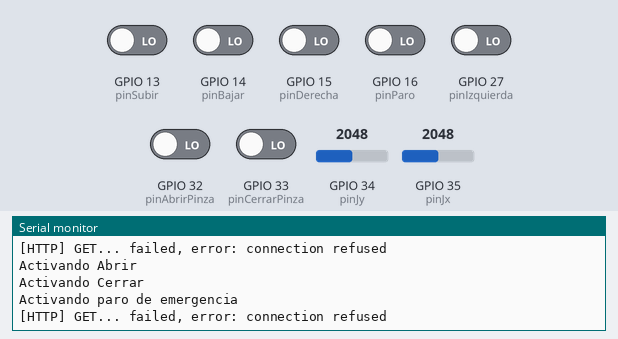
Recording of a sketch running on a simulated ESP32. Parts: the last lines printed to the serial monitor. The inputs (shaded band) are chosen by the test bench; at power-on: GPIO 13 (pinSubir), GPIO 14 (pinBajar), GPIO 15 (pinDerecha), GPIO 16 (pinParo), GPIO 27 (pinIzquierda), GPIO 32 (pinAbrirPinza), GPIO 33 (pinCerrarPinza) LOW, GPIO 34 (pinJy) = 2048, GPIO 35 (pinJx) = 2048. WiFi joins after 1.5 s; servers stay silent unless stated.

Above: at 2.7 s.
2.8 s: GPIO 34 (pinJy) set to 2866
At 4.5 s:
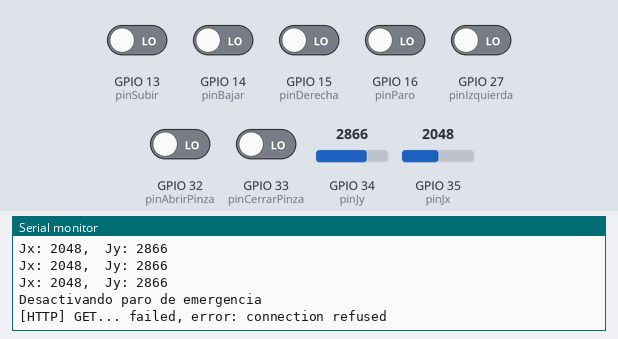
5.0 s: GPIO 13 (pinSubir) driven HIGH
At 5.16 s:
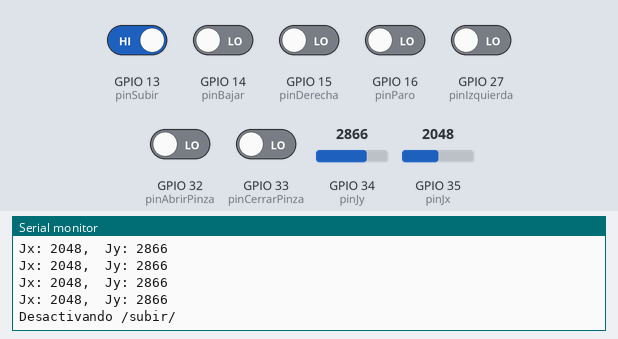
6.5 s: GPIO 14 (pinBajar) driven HIGH
At 6.66 s:
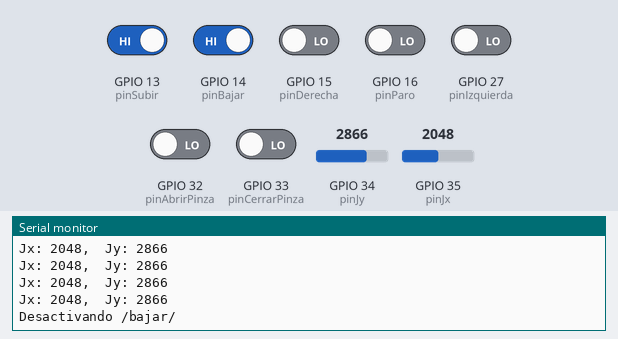
8.0 s: GPIO 15 (pinDerecha) driven HIGH
At 8.16 s:
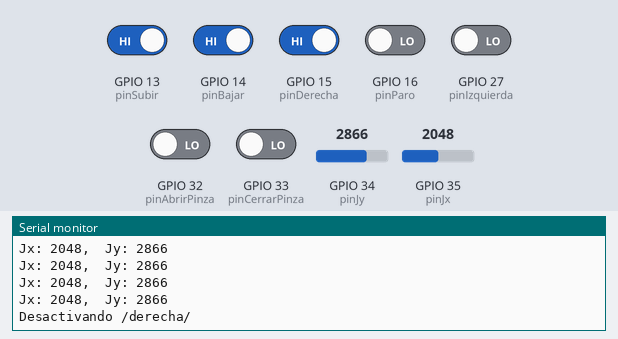

The sketch:

Grua_ControlPad.ino
```cpp
/* Este programa lee los botones y el joystick del Joystick Shield para controlar la grúa.


 Los números de pin corresponden con el número de GPIO en el WROOOM (morados en el pinOut),
que corresponde con la etiqueta en la tablilla (D13 = GPIO13, etc.)

Los pines digitales en el Joystick Shield (no etiquetados) tienen la siguiente configuración
  A
D   B
  C

Su conexión al ESP32 WROOM es la siguiente
 F  E   D  C  B   A
 A: 13
 B: 15
 C: 14
 D: 27
 E: 33
 F: 32

 X: 35
 Y: 34
 K: No conectado, es el botón del joystick.

  Los botones del joystick shield tienen resistencias pull-up, por lo tanto son activos en bajo.
 El pin 12 no se utilizó como GPIO pues debe estar en LOW en el arranque, y los botones tienen resistencias pull-up incorporadas.
 Se saltó el 12 y se usó el 15.

 El programa es para un ESP-WROM-32.
 + Placa:  ESP32 Arduino -> ESP32 Dev Module.

  NOTA: (Para usar la tarjeta hay que instalar las librerías manualmente).
*/

#include <WiFi.h>
#include <HTTPClient.h>

const char* ssid = "GomezTorres";
const char* password = "lucy1nthesky";

String serverNameV = "http://192.168.1.69"; // Dirección del ESP para el movimiento vertical
String serverNameH = "http://192.168.1.70"; // Dirección del ESP para el movimiento horizontal

HTTPClient http;


int pinSubir = 13; //C
int pinBajar = 14; //A

int pinIzquierda = 27; //D
int pinDerecha = 15;  //B

int pinParo = 16; // K

int pinDAC1 = 25;
int pinDAC2 = 26;

int pinAbrirPinza = 32; //
int pinCerrarPinza = 33; //

int pinJx = 35;
int pinJy = 34;

int Jx_Centro = 1850;
int Jy_Centro = 1870;

int umbralLecturaJoystick = 250;


boolean flagSubiendo = false, flagBajando = false;
boolean flagMoviendoIzq = false, flagMoviendoDer = false;
boolean flagAbriendo = false, flagCerrando = false;
boolean flagParo = false;

unsigned long tiempoUltimaPulsacionParo = 0;
unsigned long umbralLecturaParo =  1000; // El botón de paro se leerá cada 1000 ms.
unsigned int delayLoop = 5; // Procurar que la frecuencia del Pad sea el doble que la de la lectura en los módulos de movimiento.
unsigned int delayRequestParada = 5;

#define comActiva 1
#define comVerbose 1

void setup()
{
  Serial.begin(115200);

  pinMode(pinSubir, INPUT);
  pinMode(pinBajar, INPUT);
  pinMode(pinIzquierda, INPUT);
  pinMode(pinDerecha, INPUT);

  pinMode(pinCerrarPinza, INPUT);
  pinMode(pinAbrirPinza, INPUT);

  pinMode(pinParo, INPUT);


  http.setConnectTimeout(500); //Tiempo en milisegundos.

  WiFi.begin(ssid, password);

  Serial.println("Connecting");
  while(WiFi.status() != WL_CONNECTED)
  {
    delay(500);
    Serial.print(".");
  }

  Serial.println("");
  Serial.print("Connected to WiFi network with IP Address: ");
  Serial.println(WiFi.localIP());

  #if comActiva
  Serial.println("La comunicación WiFi está activa, se enviarán peticiones Http a la Grúa.");
  #else
  Serial.println("La comunicación WiFi está inactiva (Modo de Pruebas), NO se enviarán peticiones Http a la Grúa.");
  #endif
}

void loop()
{
  leerBotones();
  leerJoystick();

  delay(delayLoop);
}

void httpRequest(String serverPath)
{
  //int umbralIntentos = 5;
  //int contIntentos = 0;
  if(WiFi.status()== WL_CONNECTED)
  {
    int httpResponseCode;
                      // IP + path
    if(http.begin(serverPath.c_str() ) )
    {
      http.setConnectTimeout(500);

      //do
      //{
        // Enviar la petición http.
      httpResponseCode = http.GET();

        //contIntentos++;
      //} while(httpResponseCode < 0 || contIntentos < umbralIntentos);

      #if comVerbose
      if(httpResponseCode > 0)
      {
        String payload = http.getString();
        Serial.println(payload);
      }
      else
      {
        //Serial.print("HTTP GET error ");
        //Serial.println(http.errorToString(httpResponseCode).c_str());
        Serial.printf("[HTTP] GET... failed, error: %s\n", http.errorToString(httpResponseCode).c_str());
      }
      #endif

      http.end();
    }
    else
    {
      Serial.println("HTTP unable to connect");
    }
  }
  else{
    Serial.println("No hay conexión");
  }
}

void leerBotones()
{
  // Los botones tienen resistencias pull-up, por lo tanto están activos en Bajo.

  int subir = digitalRead(pinSubir);
  int bajar = digitalRead(pinBajar);
  int izquierda = digitalRead(pinIzquierda);
  int derecha = digitalRead(pinDerecha);

  int cerrar = digitalRead(pinCerrarPinza);
  int abrir = digitalRead(pinAbrirPinza);

  int paro = digitalRead(pinParo);


  /*if(subir == LOW && !flagSubiendo)
  {
    Serial.println("Activando subida...");
    String subir_activar = serverNameV + "/subir/1";
    //httpRequest(subir_activar);
    flagSubiendo = true;
  }
  else if(subir == HIGH && flagSubiendo)
  {
    Serial.println("Desactivando subida...");
    String subir_desactivar = serverNameV + "/subir/0";
    //httpRequest(subir_desactivar);
    //httpRequest(subir_desactivar);
    flagSubiendo = false;
  }*/

  // Hay tres tipos de validación para el estado de los botones.
  // - Pulso en dos sentidos (presionar y liberar),
  // - Pulso Escalón (enviar mientras está en alto) y
  // - Pulso con un sentido (Activa y desactiva con el mismo flanco).

  validarEstadoBoton(subir, flagSubiendo, serverNameV, "/subir/");
  validarEstadoBoton(bajar, flagBajando, serverNameV, "/bajar/");

  validarEstadoBoton(izquierda, flagMoviendoIzq, serverNameH, "/izquierda/");
  validarEstadoBoton(derecha,   flagMoviendoDer, serverNameH, "/derecha/");

  //validarEstadoBoton_Continuo(izquierda, serverNameH, "/izquierda/");
  //validarEstadoBoton_Continuo(derecha, serverNameH, "/derecha/");

  validarBotones_Pinza(abrir,  flagAbriendo, "Abrir");
  validarBotones_Pinza(cerrar, flagCerrando, "Cerrar");


  validarBoton_Paro(paro, flagParo);
}

void validarEstadoBoton(int &estado, bool &flagActivo, const String serverName, String comando)
{
  if(estado == LOW && !flagActivo)
  {
    #if comVerbose
    Serial.print("Activando "); Serial.println(comando);
    #endif

    String comando_Activar = serverName + comando + "1";
    #if comActiva
    httpRequest(comando_Activar);
    #endif
    flagActivo = true;
  }
  else if(estado == HIGH && flagActivo)
  {
    #if comVerbose
    Serial.print("Desactivando "); Serial.println(comando);
    #endif

    String comando_Desactivar = serverName + comando + "0";

    #if comActiva
    httpRequest(comando_Desactivar);
    delay(delayRequestParada);

    httpRequest(comando_Desactivar);
    delay(delayRequestParada);

    httpRequest(comando_Desactivar);
    #endif

    flagActivo = false;

    //TODO: Probar si es mejor implementar un contador y enviar un Request por ciclo del loop.
  }
}


void validarEstadoBoton_Continuo(int &estado, const String serverName, String comando)
{
  if(estado == LOW)
  {
    Serial.print("Activando "); Serial.println(comando);
    String comando_Activar = serverName + comando + "1";
    #if comActiva
    httpRequest(comando_Activar);
    #endif
  }
  /*else if(estado == HIGH)
  {
    Serial.print("Desactivando "); Serial.println(comando);
    String comando_Desactivar = serverName + comando + "0";
    #if comActiva
    httpRequest(comando_Desactivar);
    #endif
  }*/
}

void validarBotones_Pinza(int estado, bool &flagActivo, String comando)
{
  if(estado == LOW && !flagActivo)
  {
    Serial.print("Activando "); Serial.println(comando);
    //String comando_Activar = serverName + comando + "1";
    flagActivo = true;
  }
  else if(estado == HIGH && flagActivo)
  {
    Serial.print("Desactivando "); Serial.println(comando);
    //String comando_Activar = serverName + comando + "0";
    flagActivo = false;
  }
}


void validarBoton_Paro(int estado, bool &flagActivo)
{
  // La activación y desactivación del paro es con la misma acción del botón, así que debe validarse que una vez leído, el
  // botón no se vuelva a leer durante cierto periodo.
  unsigned long tiempoActual = millis();
  unsigned long tiempoTranscurrido = tiempoActual - tiempoUltimaPulsacionParo;

  if(estado == LOW && flagActivo == false && (tiempoTranscurrido > umbralLecturaParo) )
  {
    String comandoActivarParo_V = serverNameV + "/paro/1";
    String comandoActivarParo_H = serverNameH + "/paro/1";
    Serial.println("Activando paro de emergencia");
     #if comActiva
    httpRequest(comandoActivarParo_V);
    delay(10);
    httpRequest(comandoActivarParo_V);

    httpRequest(comandoActivarParo_H);
    delay(10);
    httpRequest(comandoActivarParo_H);
    #endif
    flagActivo = true;
    tiempoUltimaPulsacionParo = millis();
  }
  else if(estado == LOW && flagActivo == true && tiempoTranscurrido > umbralLecturaParo)
  {
    String comandoDesactivarParo_V = serverNameV + "/paro/0";
    String comandoDesactivarParo_H = serverNameH + "/paro/0";
    Serial.println("Desactivando paro de emergencia");
     #if comActiva
    httpRequest(comandoDesactivarParo_V);
    httpRequest(comandoDesactivarParo_H);
    #endif
    flagActivo = false;
    tiempoUltimaPulsacionParo = millis();
  }
}

void leerJoystick()
{
  int JxVal = analogRead(pinJx);
  int JyVal = analogRead(pinJy);

  int JxAbsDif = abs(Jx_Centro - JxVal);
  int JyAbsDif = abs(Jy_Centro - JyVal);

  if(JxAbsDif > umbralLecturaJoystick || JyAbsDif > umbralLecturaJoystick)
  {
    Serial.print("Jx: "); Serial.print(JxVal);
    Serial.print(",\tJy: "); Serial.println(JyVal);
  }
}
```

Measured:
- after the input at 2.8 s, the serial monitor: prints a new line after 0.34 s (image 1)
- after the input at 5.0 s, the serial monitor: prints a new line at once (image 2)
- after the input at 6.5 s, the serial monitor: prints a new line at once (image 3)
- after the input at 8.0 s, the serial monitor: prints a new line at once (image 4)
